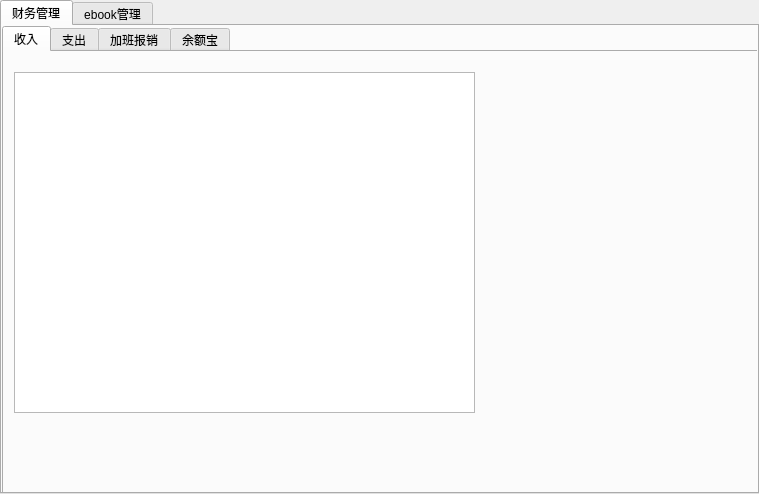
<?xml version="1.0" encoding="UTF-8"?>
<ui version="4.0">
 <class>TabWidget</class>
 <widget class="QTabWidget" name="TabWidget">
  <property name="geometry">
   <rect>
    <x>0</x>
    <y>0</y>
    <width>759</width>
    <height>494</height>
   </rect>
  </property>
  <property name="windowTitle">
   <string>个人管理系统</string>
  </property>
  <property name="currentIndex">
   <number>0</number>
  </property>
  <widget class="QWidget" name="tab">
   <attribute name="title">
    <string>财务管理</string>
   </attribute>
   <widget class="QTabWidget" name="tabWidget_2">
    <property name="geometry">
     <rect>
      <x>0</x>
      <y>0</y>
      <width>861</width>
      <height>601</height>
     </rect>
    </property>
    <property name="currentIndex">
     <number>0</number>
    </property>
    <widget class="QWidget" name="tab_4">
     <attribute name="title">
      <string>收入</string>
     </attribute>
     <widget class="QTableView" name="tableView">
      <property name="geometry">
       <rect>
        <x>10</x>
        <y>20</y>
        <width>461</width>
        <height>341</height>
       </rect>
      </property>
     </widget>
    </widget>
    <widget class="QWidget" name="tab_5">
     <attribute name="title">
      <string>支出</string>
     </attribute>
     <widget class="QTableView" name="tableView_2">
      <property name="geometry">
       <rect>
        <x>10</x>
        <y>10</y>
        <width>521</width>
        <height>371</height>
       </rect>
      </property>
     </widget>
    </widget>
    <widget class="QWidget" name="tab_6">
     <attribute name="title">
      <string>加班报销</string>
     </attribute>
     <widget class="QTableView" name="tableView_3">
      <property name="geometry">
       <rect>
        <x>10</x>
        <y>10</y>
        <width>561</width>
        <height>401</height>
       </rect>
      </property>
     </widget>
    </widget>
    <widget class="QWidget" name="tab_7">
     <attribute name="title">
      <string>余额宝</string>
     </attribute>
     <widget class="QTableView" name="tableView_4">
      <property name="geometry">
       <rect>
        <x>0</x>
        <y>0</y>
        <width>591</width>
        <height>431</height>
       </rect>
      </property>
     </widget>
    </widget>
   </widget>
  </widget>
  <widget class="QWidget" name="tab">
   <attribute name="title">
    <string>ebook管理</string>
   </attribute>
   <widget class="QTabWidget" name="tabWidget">
    <property name="geometry">
     <rect>
      <x>0</x>
      <y>0</y>
      <width>861</width>
      <height>601</height>
     </rect>
    </property>
    <property name="currentIndex">
     <number>0</number>
    </property>
    <widget class="QWidget" name="tab_2">
     <attribute name="title">
      <string>PDF</string>
     </attribute>
     <widget class="QTableView" name="tableView_5">
      <property name="geometry">
       <rect>
        <x>0</x>
        <y>0</y>
        <width>256</width>
        <height>192</height>
       </rect>
      </property>
     </widget>
    </widget>
    <widget class="QWidget" name="tab_3">
     <attribute name="title">
      <string>Mobi</string>
     </attribute>
     <widget class="QTableView" name="tableView_6">
      <property name="geometry">
       <rect>
        <x>0</x>
        <y>0</y>
        <width>256</width>
        <height>192</height>
       </rect>
      </property>
     </widget>
    </widget>
    <widget class="QWidget" name="tab_8">
     <attribute name="title">
      <string>ePub</string>
     </attribute>
     <widget class="QTableView" name="tableView_7">
      <property name="geometry">
       <rect>
        <x>0</x>
        <y>0</y>
        <width>256</width>
        <height>192</height>
       </rect>
      </property>
     </widget>
    </widget>
    <widget class="QWidget" name="tab_9">
     <attribute name="title">
      <string>TXT</string>
     </attribute>
     <widget class="QTableView" name="tableView_8">
      <property name="geometry">
       <rect>
        <x>0</x>
        <y>0</y>
        <width>256</width>
        <height>192</height>
       </rect>
      </property>
     </widget>
    </widget>
   </widget>
  </widget>
 </widget>
 <resources/>
 <connections/>
</ui>
